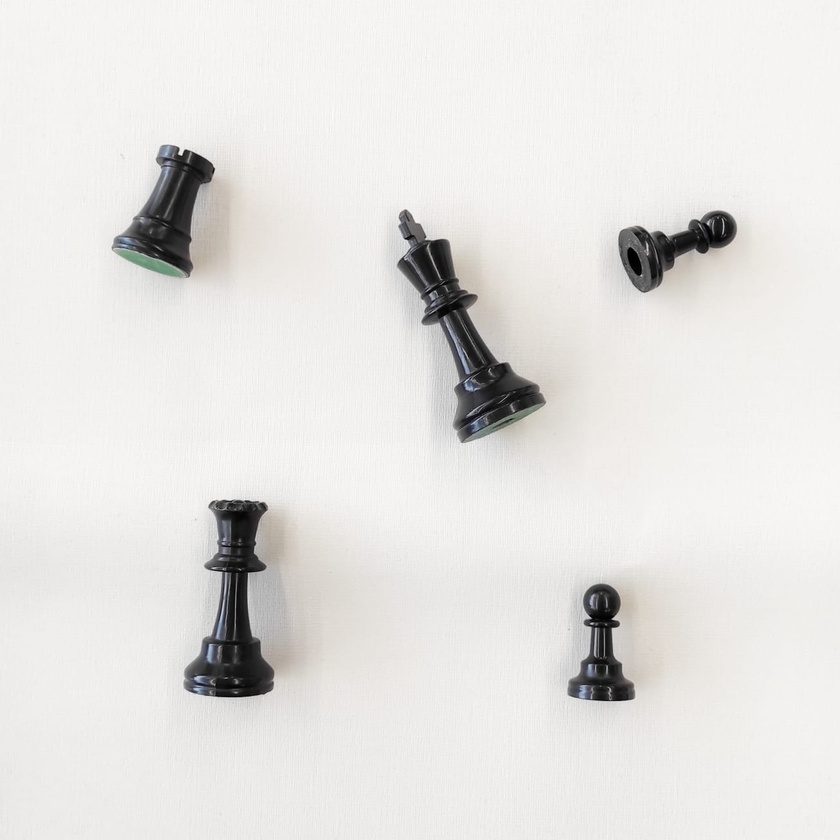
#> input picture image.jpeg, 840 x 840 px, shrunk from 1305 x 1305 before the run
$ jupyter execute Segment_Objects_from_background.ipynb
#> lines starting #> are read from the running program, lines starting #| are printed output that depends on the picture; after the words box and inside, x2 and y2 are one past the last pixel; in counts of white or black regions, pixels touching at a corner belong together
[cell 1]
import numpy as np
import matplotlib.pyplot as plt
import cv2

[cell 2]
image = cv2.imread('image.jpeg')
#> image is the input picture: shape (840, 840, 3); mean B, G, R 224.5, 226.8, 228.2
plt.imshow(cv2.cvtColor(image, cv2.COLOR_BGR2RGB))
plt.show()

[cell 3]
gray = cv2.cvtColor(image, cv2.COLOR_BGR2GRAY)
plt.imshow(cv2.cvtColor(gray, cv2.COLOR_BGR2RGB))
plt.show()

[cell 4]
ret, thresh = cv2.threshold(gray, 127, 255, 0)
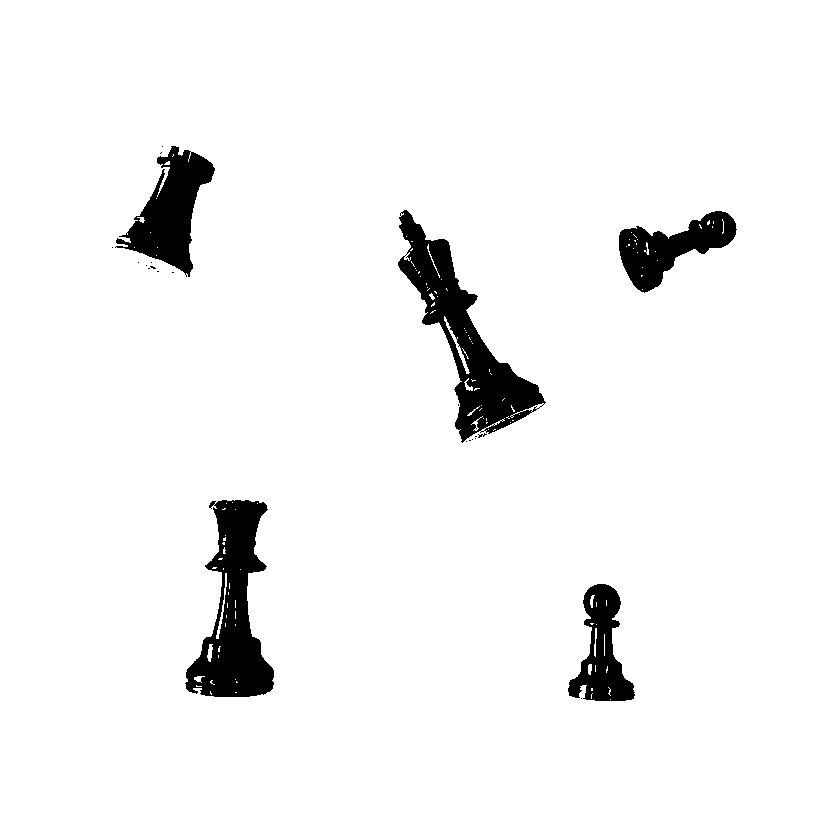
#> thresh: shape (840, 840); 95.3% white; 23 black regions (18 under 20 px), largest, box (x1, y1, x2, y2) and area: (398, 210, 546, 443) 10086, (185, 500, 274, 697) 9044, (115, 146, 215, 277) 5757, (619, 211, 737, 293) 4428, (568, 584, 635, 701) 3923
plt.imshow(cv2.cvtColor(thresh, cv2.COLOR_BGR2RGB))
plt.show()

[cell 5]
edge = cv2.Canny(thresh,128,255)
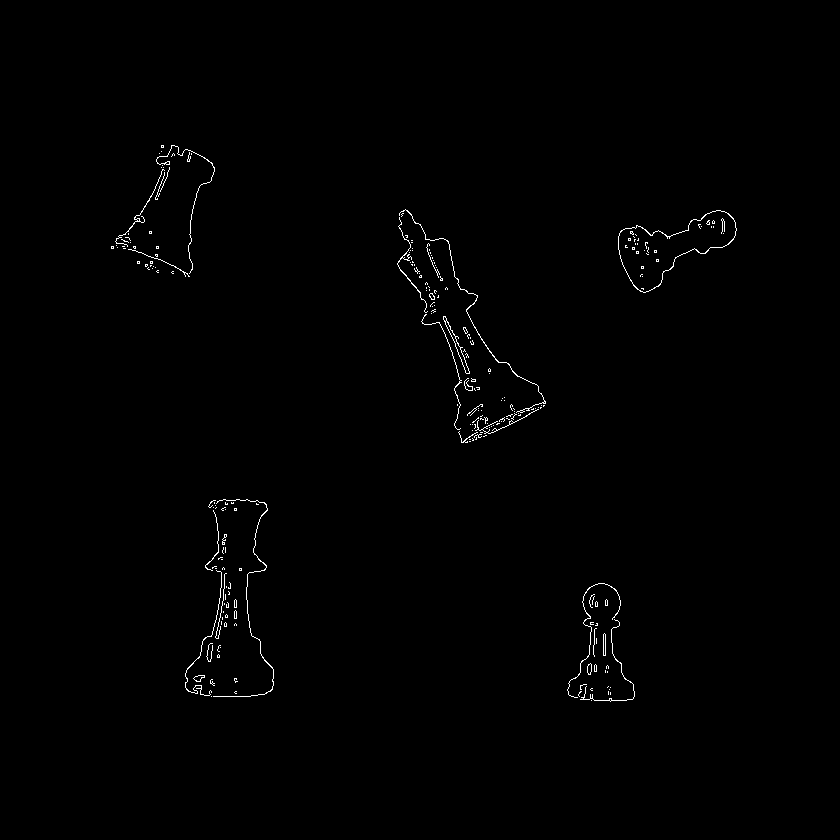
#> edge: shape (840, 840); 0.6% white in thin lines or dots, all inside (x1, y1, x2, y2) = (111, 145, 737, 702)
plt.imshow(cv2.cvtColor(edge, cv2.COLOR_BGR2RGB))
plt.show()

[cell 6]
kernel = np.ones((5,5), np.uint8)
dilation = cv2.dilate(edge, kernel, iterations=1)
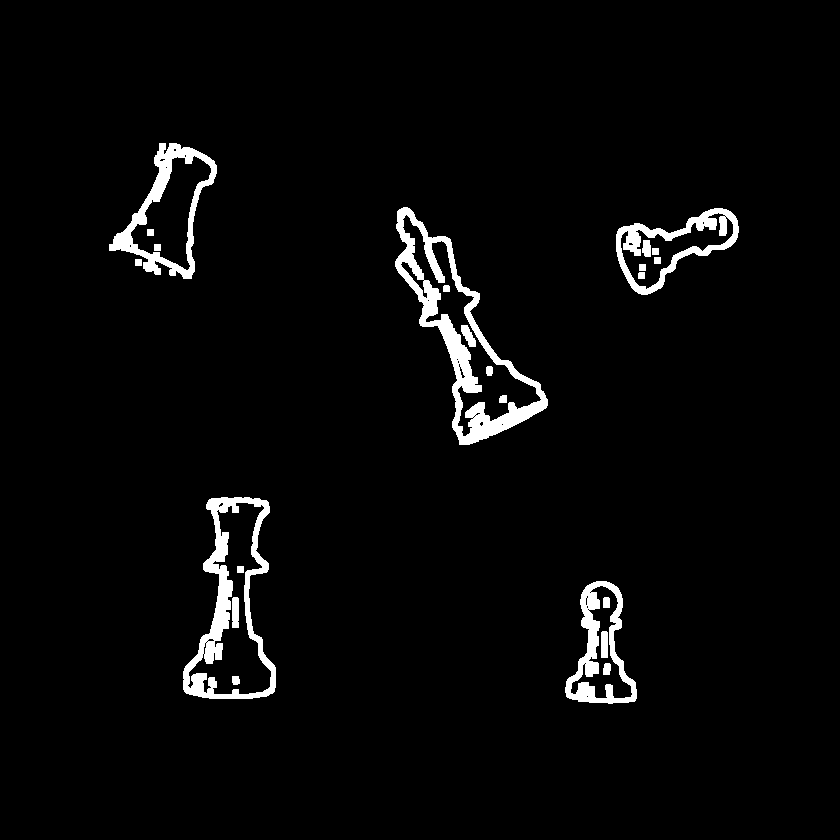
#> dilation: shape (840, 840); 3.2% white; 23 white regions
contours, hierarchy = cv2.findContours(dilation, cv2.RETR_EXTERNAL, cv2.CHAIN_APPROX_SIMPLE)
#> contours = 6 contours; box (x1, y1, x2, y2) and area: (395, 207, 548, 445) 12640, (183, 497, 276, 699) 10908, (109, 143, 217, 279) 7269, (616, 208, 739, 295) 5456, (565, 581, 637, 704) 5083, (135, 259, 142, 266) 36

[cell 7]
image_contours = cv2.drawContours(image.copy(), contours, -1, (0, 255, 0), 2)
plt.imshow(cv2.cvtColor(image_contours, cv2.COLOR_BGR2RGB))
plt.show()
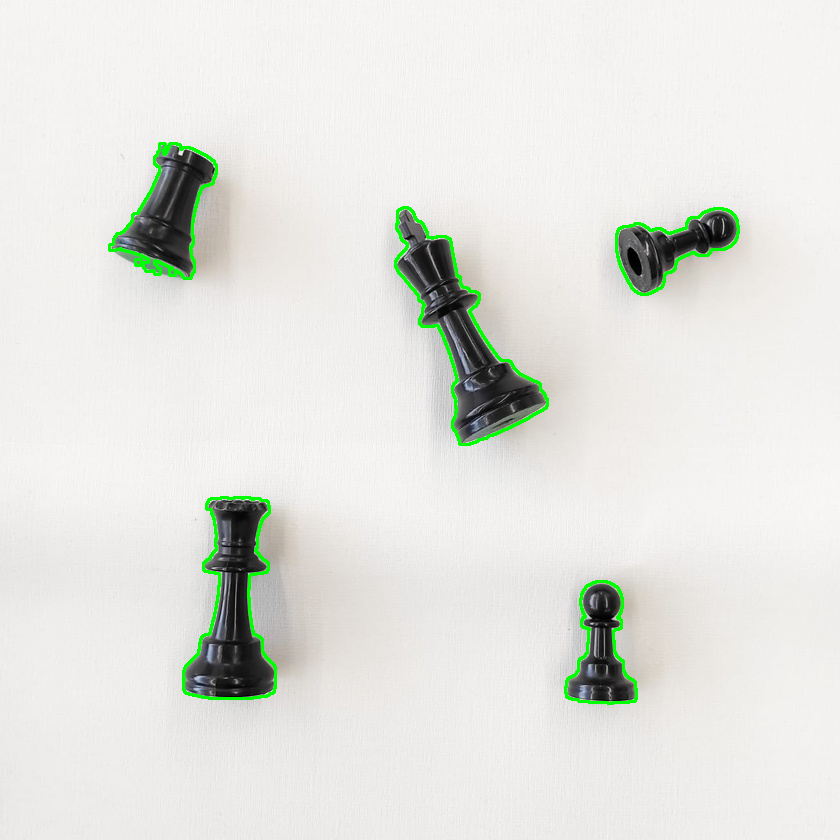
#> shown: shape (840, 840, 3); mean R, G, B 225.8, 227.4, 222.1

[cell 8]
image_no = 0
for c in contours:
    x,y,w,h = cv2.boundingRect(c)

    im = image[y:y+h, x:x+w]

    if h > 100:
        plt.imshow(cv2.cvtColor(im, cv2.COLOR_BGR2RGB))
        plt.show()
        cv2.imwrite('R' + str(image_no) + '.jpg',im)
        image_no += 1
#> this loop made 6 passes
#> (x, y, w, h) on passes 1, 2, 4, 5, 6: (565, 581, 72, 123), (183, 497, 93, 202), (616, 208, 123, 87), (395, 207, 153, 238), (109, 143, 108, 136)
#> (c, x, y, w, h) on pass 3: ([[135, 259], [135, 265], [141, 265], [141, 259]], 135, 259, 7, 7)
#> pass 1, `im = image[y:y+h, x:x+w]`:
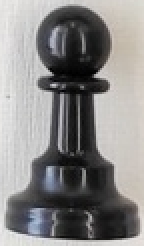
#> im: shape (123, 72, 3) (shown 2 times larger); mean B, G, R 134.4, 135.1, 136.4
#> pass 2, `im = image[y:y+h, x:x+w]`:
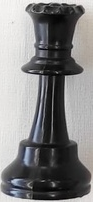
#> im: shape (202, 93, 3); mean B, G, R 129.2, 128.8, 129.4
#> after the loop:
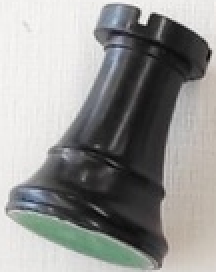
#> im: shape (136, 108, 3) (shown 2 times larger); mean B, G, R 145.8, 147.9, 147.7
#> after the loop, image_no = 4
